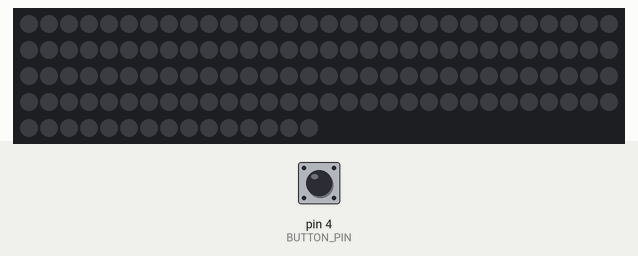
Simulated run of this sketch. Board: Arduino Uno, built with avr-gcc and run on an emulated ATmega328P. Parts: 135 RGB LEDs in strip order, left to right, continuing on the next row. The inputs (shaded band) are chosen by the test bench; at power-on: pin 4 (BUTTON_PIN) LOW. Dim RGB values are drawn brighter than linear; random numbers use the default seed unless the sketch sets one; what the sketch prints to the serial monitor is not drawn.

Above: at 5.2 s.
5.3 s: pin 4 (BUTTON_PIN) pulled HIGH for 0.15 s
At 5.93 s:
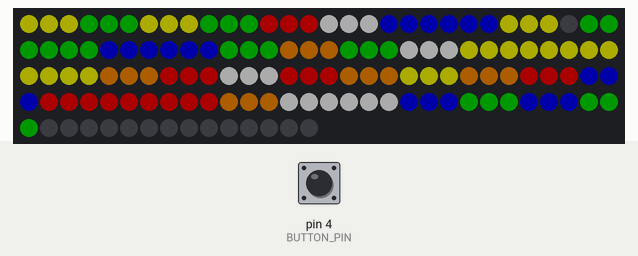
6.0 s: pin 4 (BUTTON_PIN) pulled HIGH for 3.2 s
At 10.4 s:
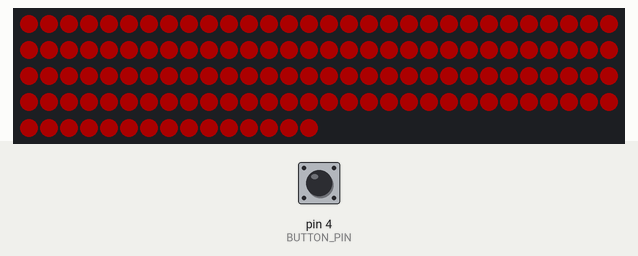
10.7 s: pin 4 (BUTTON_PIN) pulled HIGH for 1 s
At 11.3 s:
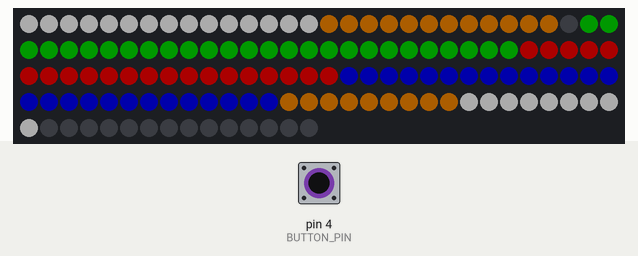
13.2 s: pin 4 (BUTTON_PIN) pulled HIGH for 0.15 s
At 13.6 s:
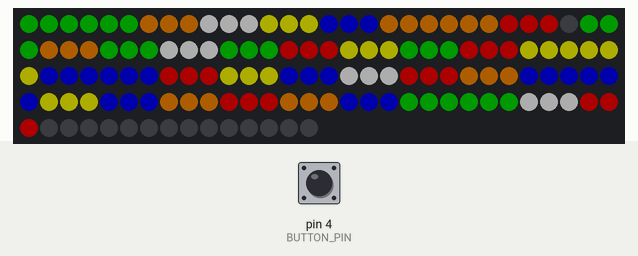
Timing chart, 0 to 14.9 s (numbered marks = the images above; inputs shaded):
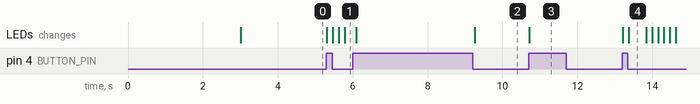

The sketch:

Rubiks-costume.ino
```cpp
/**
 * @file RubiksLeds.ino
 * @authors Tamim Haroun, Zaid Haroun
 * @brief Rubiks cube Haloween costume project, 2022
  */

#include "FastLED.h"    // Helper library for controlling the LEDs

#define DATA_PIN 3    // set the data pin on the arduino
#define BUTTON_PIN 4  // set the pushbutton pin on the arduino.
                      // Connect one lead of the pushbutton and a 10k resistor to ground from this pin.
                      // The other lead of the pushbutton should be connected to 5V.

#define LED_TYPE WS2812B    // set up the type of LED
#define COLOR_ORDER GRB     // set up the colour order
#define BRIGHTNESS 100      // Choose a brightness value between 0 and 255

#define NUM_LEDS 135      // 3 LEDS per square. 27 LEDs per side. 5 sides.
CRGB leds[NUM_LEDS];      // initialize an array of leds

enum Sides    {TOP,  FRONT,  RIGHT,  BACK,  LEFT,  BOTTOM};           // enum of side names. Added for guidance only, to indicate what colour each side is.
enum cubeStates {SLEEPING, CODE_RED, SOLVING, SOLVED, SHUFFLING, SHUFFLED};     // enum of cube states

enum sColours {WHITE,  GREEN,  ORANGE,  BLUE,  RED,  YELLOW,  BLACK}; // enum of side colours
const CRGB sColour[7] = {CRGB::White, CRGB::Green, CRGB::DarkOrange, CRGB::Blue, CRGB::Red, CRGB::Yellow, CRGB::Black}; // array to store the side colours to be assigned to the leds

#define NUM_SIDES 5                              // number of sides on the cube
#define SQUARES_PER_SIDE 9                       // number of squares per side
#define NUM_SQUARES NUM_SIDES *SQUARES_PER_SIDE  // number of squares on the rubiks cube, NUM_SIDES x SQUARES_PER_SIDE
#define NUMSHUFFLES 5                            // Number of shuffles stored in the Shuffle array
#define CYCLE_DELAY_TIME 50                      // Delay time between each loop in the main program
#define SLEEP_TIME 300000                         // Time after which the cube will go to sleep

// Global variables
CRGB SquareColours[NUM_SQUARES] = {CRGB::Black}; // array to hold the colour of each square. initialized to all black.

unsigned int buttonState = 0;       // pushbutton state
unsigned int lastButtonState = 0;   // previous pushbutton state
unsigned int cubeState = SOLVED;         // cube state
unsigned int lastCubeState = SLEEPING;     // previous cube state
unsigned long buttonPressedMillis = 0;   // button pressed time in ms
unsigned long buttonReleasedMillis = 0;  // button pressed time in ms
unsigned long stateChangeTime = 0;       // state change time in ms

// Mapping between side and square to Led number.
// -1 is a special value which means no LEDs there.
const int SquareToLed[NUM_SIDES][SQUARES_PER_SIDE] = {
    //  1 ,  2 ,  3 ,  4 ,  5 ,  6 ,  7 ,  8 ,  9     // Square number
    {112, 115, 118, 0, -1, 3, 6, 9, 12},     // TOP
    {46, 49, 52, 43, 40, 37, 28, 31, 34}, // FRONT
    {109, -1, 15, 106, -1, 18, 103, 24, 21}, // RIGHT
    {76, 79, 82, 91, 88, 85, 94, 97, 100}, // BACK
    {55, -1, 73, 58, -1, 70, 61, 64, 67} // LEFT
};

/*********** LED Arrangement ***********
 * 1 2 3 *
 * 4 5 6 *
 * 7 8 9 *
   FRONT   |   RIGHT   |    BACK   |   LEFT   |      TOP    |
 46 49 52  | 109 xx 15 | 76 79 82  | 55 x  73 | 112 115 118 |
 43 40 37  | 106 xx 18 | 91 88 85  | 58 x  70 |   0  x   3  |
 28 31 34  | 103 24 21 | 94 97 100 | 61 64 67 |   6  9   12 |
**************************************************************/

// Two dimensional array that stores the colours for each shuffle.
const sColours Shuffle[NUMSHUFFLES][NUM_SQUARES] = {
    {GREEN, WHITE, RED, GREEN, WHITE, GREEN, ORANGE, WHITE, YELLOW,
     YELLOW, GREEN, RED, RED, GREEN, WHITE, GREEN, ORANGE, GREEN,
     GREEN, YELLOW, BLUE, BLUE, RED, ORANGE, ORANGE, RED, ORANGE,
     WHITE, RED, ORANGE, YELLOW, BLUE, BLUE, BLUE, ORANGE, RED,
     YELLOW, RED, BLUE, YELLOW, ORANGE, YELLOW, BLUE, BLUE, RED},

    {GREEN, BLUE, GREEN, YELLOW, WHITE, GREEN, YELLOW, GREEN, RED,
     GREEN, WHITE, YELLOW, ORANGE, GREEN, BLUE, GREEN, GREEN, BLUE,
     BLUE, RED, WHITE, WHITE, RED, BLUE, WHITE, YELLOW, BLUE,
     ORANGE, YELLOW, ORANGE, RED, BLUE, RED, RED, RED, ORANGE,
     YELLOW, ORANGE, RED, YELLOW, ORANGE, WHITE, YELLOW, ORANGE, RED},

    {ORANGE, RED, ORANGE, ORANGE, WHITE, ORANGE, BLUE, ORANGE, BLUE,
     YELLOW, BLUE, YELLOW, RED, GREEN, GREEN, BLUE, YELLOW, WHITE,
     ORANGE, WHITE, WHITE, ORANGE, RED, RED, GREEN, WHITE, RED,
     BLUE, WHITE, YELLOW, YELLOW, BLUE, GREEN, GREEN, WHITE, GREEN,
     GREEN, YELLOW, RED, YELLOW, ORANGE, BLUE, RED, GREEN, WHITE},

    {BLUE, ORANGE, GREEN, YELLOW, WHITE, RED, RED, BLUE, GREEN,
     GREEN, YELLOW, WHITE, BLUE, GREEN, GREEN, BLUE, RED, GREEN,
     ORANGE, WHITE, ORANGE, WHITE, RED, WHITE, RED, BLUE, YELLOW,
     YELLOW, YELLOW, WHITE, BLUE, BLUE, GREEN, BLUE, GREEN, WHITE,
     RED, RED, WHITE, ORANGE, ORANGE, RED, ORANGE, ORANGE, RED},

    {YELLOW, RED, ORANGE, RED, WHITE, WHITE, WHITE, WHITE, BLUE,
     BLUE, BLUE, ORANGE, GREEN, GREEN, ORANGE, RED, YELLOW, GREEN,
     WHITE, ORANGE, GREEN, BLUE, RED, WHITE, RED, RED, ORANGE,
     WHITE, BLUE, BLUE, GREEN, BLUE, GREEN, GREEN, YELLOW, BLUE,
     RED, WHITE, RED, ORANGE, ORANGE, YELLOW, ORANGE, YELLOW, WHITE}};

// function declarations

void switchOffLeds(long delayTime);
void showRandomLeds(int numIterations, long delayTime);
void showSolvedCube(long delayTime);
void showShuffledCube(int choice, long delayTime);
void setSquareLeds(int SideNum, int SquareNum, CRGB Colour, int NumLedsPerSquare);
void getButtonState();
void setCubeState();
bool buttonPressed();
bool buttonReleased();
bool longButtonPress(int duration);
bool cubeStateChanged();

/// @brief This function is called before the loop to initialize the system
void setup()
{

  delay(3000); // initial delay of a few seconds is recommended

  // Serial output for debugging
  Serial.begin(9600);
  while (!Serial)
  {
    ; // wait for serial port to connect. Needed for native USB port only
  }
  Serial.print("\nStarting up! \n");


  // initialize the pushbutton pin as an input:
  pinMode(BUTTON_PIN, INPUT);

  FastLED.addLeds<LED_TYPE, DATA_PIN, COLOR_ORDER>(leds, NUM_LEDS).setCorrection(TypicalLEDStrip); // initialize LED strip
  FastLED.setBrightness(BRIGHTNESS);      // set brightness of LEDs
  FastLED.setMaxPowerInMilliWatts(2400);  // set maximum power draw

  switchOffLeds(1000); // turn off all LEDs
}

/// @brief Switches off all LEDs
/// @param delayTime Specifies how long to wait after sending the command to the LEDs
void switchOffLeds(long delayTime=50)
{
  for (int i = 0; i < NUM_LEDS; i++)
  {
    leds[i] = CRGB::Black;
  }
  FastLED.show();
  delay(delayTime);
}

/// @brief Switches on all LEDs with random colors
/// @param numIterations How many times to perform this operation
/// @param delayTime How long to wait after sending the command to the LEDs
void showRandomLeds(int numIterations=10, long delayTime=50)
{
  for (int iteration = 0; iteration < numIterations; ++iteration)
  {
    for (int i = 0; i < NUM_LEDS; ++i)
    {
      leds[i] = CHSV(random8(), 255, 255); // hue, saturation, value
    }
    FastLED.show();
    delay(delayTime);
  }
}

/// @brief Sets the LED at SideNum and LedNum to the colour specified. 3 Leds per square by default.
/// @param SideNum Side number (see Sides Enum)
/// @param SquareNum Square number; left to right, top to bottom.
/// @param Colour Colour of the square
/// @param NumLedsPerSquare Number of LEDs to light up per square
void setSquareLeds(int SideNum, int SquareNum, CRGB Colour, int NumLedsPerSquare = 3)
{
  // Convert side and square number to led number using look-up table
  int StartLed = SquareToLed[SideNum][SquareNum];

  if (StartLed >= 0)
  {
    // set all the leds in the square to that colour
    for (int i = 0; i < NumLedsPerSquare; i++)
    {
      leds[StartLed + i] = Colour;
    }
  }
  else
  {
    // skip this square
  }
}

/// @brief Shows a solved cube. Side colours specified in enum sColours.
/// @param delayTime How long to wait after sending the command to the LEDs
void showSolvedCube(long delayTime = 100)
{
  int Side, Square;
  // loop over all sides
  for (Side = 0; Side < NUM_SIDES; Side++)
  {
    // loop over all squares in a side
    for (Square = 0; Square < SQUARES_PER_SIDE; Square++)
    {
      // set the led to the 'solved colour' of that side
      setSquareLeds(Side, Square, sColour[Side]);
    }
  }
  FastLED.show(); // show the leds
  delay(delayTime);
}

/// @brief Shows a shuffled cube. Sets the square colours according to the SquareColours array
/// @param choice which pre-defined shuffle to choose
/// @param delayTime How long to wait after sending the command to the LEDs
void showShuffledCube(int choice, long delayTime = 100)
{
  int Side, Square, i;

  // divide by the number of shuffles and get the remainder, in case a non-existent shuffle was chosen
  choice = choice % NUMSHUFFLES;

  // set all the square colours according to the chosen shuffle
  for (i = 0; i < NUM_SQUARES; i++)
  {
    SquareColours[i] = sColour[Shuffle[choice][i]];
  }
  // set the square leds on each side according to the chosen colour of each square
  for (Side = 0; Side < NUM_SIDES; Side++)
  {
    for (Square = 0; Square < SQUARES_PER_SIDE; Square++)
    {
      i = (Side * SQUARES_PER_SIDE) + Square; // index of square
      setSquareLeds(Side, Square, SquareColours[i]);
    }
  }
  FastLED.show();
  delay(delayTime);
}

/// @brief Saves the last state of the button and checks the current state of the button
///        saves the time of the button press and release events
void getButtonState()
{
  lastButtonState = buttonState;            // save the state of the button
  buttonState = digitalRead(BUTTON_PIN);    // read the current state of the pushbutton

  if (buttonPressed())
    {
      buttonPressedMillis = millis(); // record the time of the button press event
      //Serial.print("\n pressed = ");
      //Serial.print(buttonPressedMillis);
    }

  if (buttonReleased())
    {
      buttonReleasedMillis = millis();  // record the time of the button release event
      //Serial.print("\n released = ");
      //Serial.print(buttonReleasedMillis);
    }
}

/// @brief Checks if the button was pressed
/// @return returns true if the button was pressed
inline bool buttonPressed() { return (buttonState == HIGH && lastButtonState == LOW); }

/// @brief Checks if the button was released
/// @return returns true if the button was released
inline bool buttonReleased() { return (buttonState == LOW && lastButtonState == HIGH); }

/// @brief Checks if the button was long-pressed
/// @return returns true if the button was pressed for longer than 2 seconds
inline bool longButtonPress(int duration) { return ((buttonReleasedMillis - buttonPressedMillis) > duration); }

/// @brief Check if the cube state has changed
/// @return Returns true if the cube state has changed
inline bool cubeStateChanged() { return lastCubeState != cubeState; }

/// @brief Saves the last cube state and checks which state the cube should be in now
void setCubeState()
{
  lastCubeState = cubeState;  // save the state of the cube

  unsigned long currentMillis = millis();                         // current time in ms
  unsigned long buttonIdleTime = currentMillis - buttonPressedMillis;   // time since button was pressed
  unsigned long stateIdleTime = currentMillis - stateChangeTime;    // time since state was changed

  if (buttonPressed() || ((stateIdleTime >= 60000) && (cubeState != SLEEPING)))
  {
    switch (cubeState)
    {
    case SOLVED:
      cubeState = SHUFFLING;
      break;
    case SHUFFLING:
      cubeState = SHUFFLED;
      break;
    case SHUFFLED:
      cubeState = SOLVING;
      break;
    case SOLVING:
      cubeState = SOLVED;
      break;
    case SLEEPING:
      cubeState = SOLVED;
      break;
    case CODE_RED:
      cubeState = SOLVED;
      break;
    default:
      cubeState = SOLVED;  // loop back to the first state when the max number of states is reached
    }
    stateChangeTime = millis();
  }

  // Go to sleep if button was pressed for more than 5 seconds
  if (buttonReleased() && longButtonPress(5000))
       cubeState = SLEEPING;
  else if (buttonReleased() && longButtonPress(2000)) // go to code red if button was pressed between 2 and 5 seconds
       cubeState = CODE_RED;

  if (buttonIdleTime >= SLEEP_TIME)
    cubeState = SLEEPING; // go to sleeping state if button has not been pressed for IDLE_TIME ms

}

/// @brief Main program loop.
///        Executes a cyclic check of the cube state and performs the action relevant for that state
void loop()
{
  delay(CYCLE_DELAY_TIME); // cycle time for the loop
  getButtonState();        // get the button state
  setCubeState();          // update the cube state
  switch (cubeState)
  {
  case SLEEPING:
    if (cubeStateChanged())
    {
      switchOffLeds(50);
    }
    break;
  case SHUFFLED:
    if (cubeStateChanged())
    {
      showShuffledCube(random8(), 50);
    }
    break;
  case SHUFFLING: // Shuffling and Solving are the same
  case SOLVING:
    showShuffledCube(random8(), 100);   // show each random state for 100 ms
    break;
  case SOLVED:
    if (cubeStateChanged())
    {
      showSolvedCube(50);
    }
    break;
  case CODE_RED:
    if (cubeStateChanged())
    {
      FastLED.showColor(CRGB::Red);
      delay(50);
    }
    break;
  default:
    showRandomLeds(10,500);
    break;
  }

}
```

Measured:
- after the input at 5.3 s, the LEDs: first change at once (image 1 shows a later state)
- after the input at 10.7 s, the LEDs: change at once (image 3)
- after the input at 13.2 s, the LEDs: first change at once (image 4 shows a later state)
- what the display in image 4 shows lasts 0.4 s, from 13.4 s to 13.8 s
